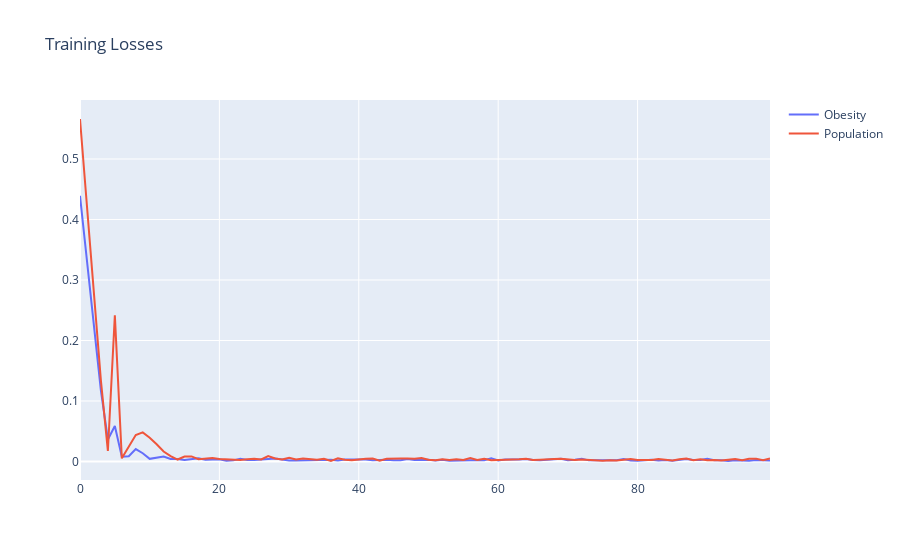

Write notebook code for a chart like this one.
### Code cell
# How much loss did we see when training our model?
plot_data = [go.Scatter(x = obs_hist['epoch'], 
                        y = obs_hist['loss'], 
                        name = 'Obesity'),
             go.Scatter(x = pop_hist['epoch'], 
                        y = pop_hist['loss'], 
                        name = 'Population')]

plot_layout = go.Layout(title = 'Training Losses')

fig = go.Figure(data = plot_data, layout = plot_layout)

pyoff.iplot(fig)
